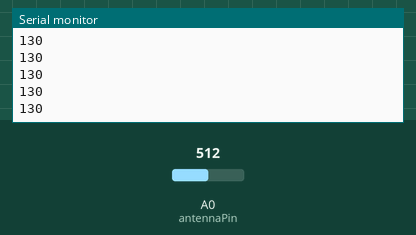
The sketch below on a simulated Arduino Uno, built with avr-gcc and run on an emulated ATmega328P. Parts: the last lines printed to the serial monitor. The test bench sets the inputs (shaded band); at power-on: A0 (antennaPin) = 512.

Above: at 5.2 s.
5.3 s: A0 (antennaPin) set to 716
At 6.2 s:
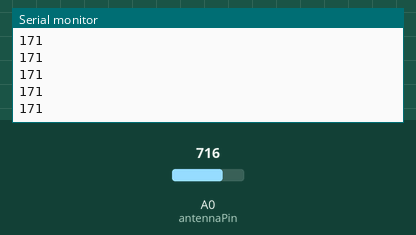
6.8 s: A0 (antennaPin) set to 900
At 7.8 s:
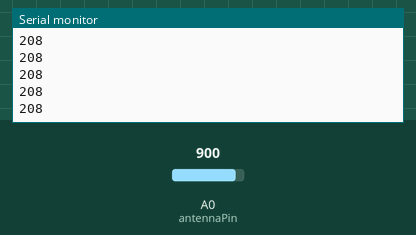
Timing chart, 0 to 9.8 s (numbered marks = the images above; inputs shaded):
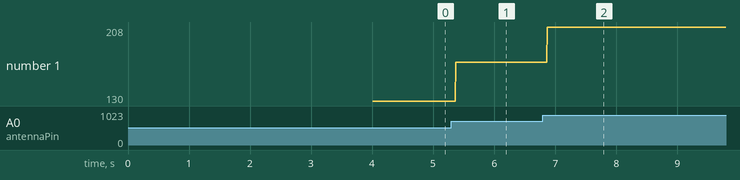

The sketch:

arduplot.ino
```cpp
int antennaPin = A0;
int speaker = 3;

int bg;

int media(int pin) { // Takes the median background interference
  int all;
  for(int i=0; i<100; i++) {
    all += int(analogRead(pin));
    delay(10);
  }
  return int(all/100);
}

void setup() {
  Serial.begin(9600);
  pinMode(antennaPin, INPUT); // Antenna on A5
  // pinMode(speaker, OUTPUT); // Output signal to speaker on PIN3
  delay(3000); // Analog cooldown delay
  bg = media(antennaPin);
}

void loop() {
  int Read = int(analogRead(antennaPin)-bg);
  Serial.println(int((analogRead(antennaPin)-bg)/5));
  //tone(speaker, int( analogRead(antennaPin)-bg));
  delay(1);
}
```

Measured:
- after the input at 5.3 s, the serial monitor: prints a new line after 0.07 s (image 1)
- after the input at 6.8 s, the serial monitor: prints a new line after 0.07 s (image 2)
- plotted number 1: 130 → 171 after the input at 5.3 s, 171 → 208 after the input at 6.8 s
